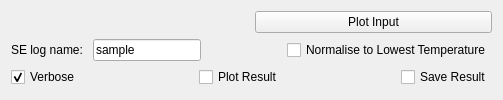
     <widget class="QWidget" name="tabElwin">
      <attribute name="title">
       <string>Elwin</string>
      </attribute>
      <layout class="QVBoxLayout" name="layoutElwin">
       <item>
        <layout class="QHBoxLayout" name="horizontalLayout_16">
         <item>
          <widget class="MantidQt::MantidWidgets::MWRunFiles" name="elwin_inputFile">
           <property name="sizePolicy">
            <sizepolicy hsizetype="Preferred" vsizetype="Fixed">
             <horstretch>0</horstretch>
             <verstretch>41</verstretch>
            </sizepolicy>
           </property>
           <property name="findRunFiles" stdset="0">
            <bool>false</bool>
           </property>
           <property name="label" stdset="0">
            <string>Input File</string>
           </property>
           <property name="multipleFiles" stdset="0">
            <bool>true</bool>
           </property>
           <property name="fileExtensions">
            <stringlist>
             <string>_red.nxs</string>
            </stringlist>
           </property>
          </widget>
         </item>
         <item>
          <widget class="QPushButton" name="elwin_pbPlotInput">
           <property name="text">
            <string>Plot Input</string>
           </property>
          </widget>
         </item>
        </layout>
       </item>
       <item>
        <layout class="QHBoxLayout" name="horizontalLayout_7">
         <item>
          <layout class="QVBoxLayout" name="elwin_properties"/>
         </item>
         <item>
          <layout class="QHBoxLayout" name="elwin_plot"/>
         </item>
        </layout>
       </item>
       <item>
        <layout class="QGridLayout" name="gridLayout">
         <item row="0" column="4">
          <widget class="QCheckBox" name="elwin_ckNormalise">
           <property name="text">
            <string>Normalise to Lowest Temperature</string>
           </property>
          </widget>
         </item>
         <item row="0" column="3">
          <spacer name="horizontalSpacer_28">
           <property name="orientation">
            <enum>Qt::Horizontal</enum>
           </property>
           <property name="sizeHint" stdset="0">
            <size>
             <width>40</width>
             <height>20</height>
            </size>
           </property>
          </spacer>
         </item>
         <item row="0" column="0">
          <widget class="QLabel" name="label_2">
           <property name="text">
            <string>SE log name: </string>
           </property>
          </widget>
         </item>
         <item row="0" column="1">
          <widget class="QLineEdit" name="leLogName">
           <property name="text">
            <string>sample</string>
           </property>
          </widget>
         </item>
         <item row="0" column="2">
          <spacer name="horizontalSpacer_29">
           <property name="orientation">
            <enum>Qt::Horizontal</enum>
           </property>
           <property name="sizeHint" stdset="0">
            <size>
             <width>40</width>
             <height>20</height>
            </size>
           </property>
          </spacer>
         </item>
        </layout>
       </item>
       <item>
        <layout class="QHBoxLayout" name="horizontalLayout_5">
         <item>
          <widget class="QCheckBox" name="elwin_ckVerbose">
           <property name="enabled">
            <bool>true</bool>
           </property>
           <property name="text">
            <string>Verbose</string>
           </property>
           <property name="checked">
            <bool>true</bool>
           </property>
          </widget>
         </item>
         <item>
          <spacer name="horizontalSpacer_8">
           <property name="orientation">
            <enum>Qt::Horizontal</enum>
           </property>
           <property name="sizeHint" stdset="0">
            <size>
             <width>40</width>
             <height>20</height>
            </size>
           </property>
          </spacer>
         </item>
         <item>
          <widget class="QCheckBox" name="elwin_ckPlot">
           <property name="text">
            <string>Plot Result</string>
           </property>
          </widget>
         </item>
         <item>
          <spacer name="horizontalSpacer_10">
           <property name="orientation">
            <enum>Qt::Horizontal</enum>
           </property>
           <property name="sizeHint" stdset="0">
            <size>
             <width>40</width>
             <height>20</height>
            </size>
           </property>
          </spacer>
         </item>
         <item>
          <widget class="QCheckBox" name="elwin_ckSave">
           <property name="text">
            <string>Save Result</string>
           </property>
          </widget>
         </item>
        </layout>
       </item>
      </layout>
     </widget>
